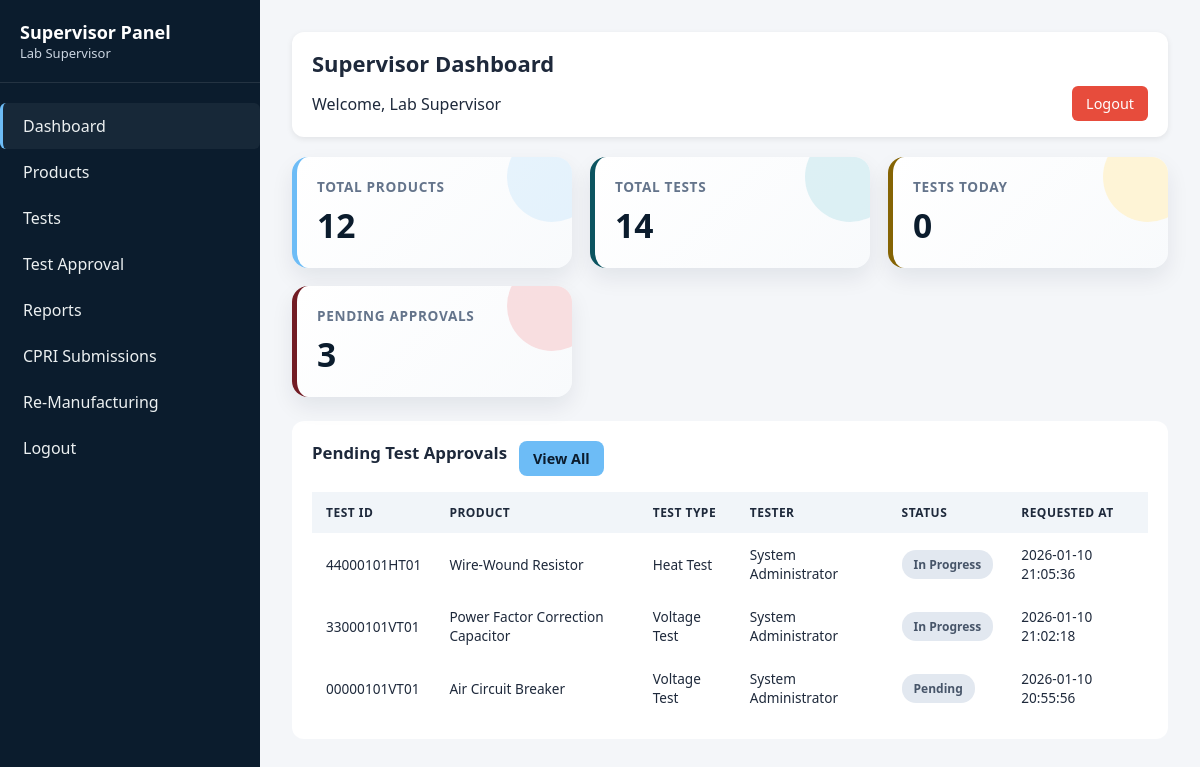
The page /backend/supervisor/index.php (signed in) on the database its author committed.
### tables this page shows
CREATE TABLE `tests` (
  `test_id` varchar(12) NOT NULL,
  `product_id` varchar(10) NOT NULL,
  `test_type_id` int(11) NOT NULL,
  `product_code` varchar(6) NOT NULL,
  `revision_number` varchar(2) NOT NULL,
  `testing_code` varchar(2) NOT NULL,
  `roll_number` varchar(2) NOT NULL,
  `test_date` date NOT NULL,
  `test_time` time NOT NULL,
  `tester_id` int(11) NOT NULL,
  `test_status` enum('Pending','In Progress','Passed','Failed') DEFAULT 'Pending',
  `observed_results` text DEFAULT NULL,
  `test_criteria_met` tinyint(1) DEFAULT NULL,
  `test_remarks` text DEFAULT NULL,
  `failure_reason` text DEFAULT NULL,
  `retest_required` tinyint(1) DEFAULT 0,
  `retest_count` int(11) DEFAULT 0,
  `approved_by` int(11) DEFAULT NULL,
  `approval_date` timestamp NULL DEFAULT NULL,
  `created_at` timestamp NOT NULL DEFAULT current_timestamp(),
  `updated_at` timestamp NOT NULL DEFAULT current_timestamp() ON UPDATE current_timestamp()
);

CREATE TABLE `products` (
  `product_id` varchar(10) NOT NULL,
  `product_type_id` int(11) NOT NULL,
  `product_name` varchar(150) NOT NULL,
  `product_code` varchar(6) NOT NULL,
  `revision_number` varchar(2) NOT NULL,
  `manufacturing_number` varchar(2) NOT NULL,
  `batch_number` varchar(50) DEFAULT NULL,
  `manufacturing_date` date NOT NULL,
  `quantity` int(11) DEFAULT 1,
  `specifications` text DEFAULT NULL,
  `current_status` enum('In Testing','Passed','Failed','Re-Manufacturing','Sent to CPRI') DEFAULT 'In Testing',
  `cpri_submission_date` date DEFAULT NULL,
  `remarks` text DEFAULT NULL,
  `created_by` int(11) NOT NULL,
  `created_at` timestamp NOT NULL DEFAULT current_timestamp(),
  `updated_at` timestamp NOT NULL DEFAULT current_timestamp() ON UPDATE current_timestamp()
);

CREATE TABLE `test_types` (
  `test_type_id` int(11) NOT NULL,
  `test_type_code` varchar(6) NOT NULL,
  `test_type_name` varchar(100) NOT NULL,
  `test_description` text DEFAULT NULL,
  `test_criteria` text DEFAULT NULL,
  `test_parameters` text DEFAULT NULL,
  `department` varchar(50) DEFAULT NULL,
  `is_active` tinyint(1) DEFAULT 1,
  `created_at` timestamp NOT NULL DEFAULT current_timestamp()
);

CREATE TABLE `users` (
  `user_id` int(11) NOT NULL,
  `username` varchar(50) NOT NULL,
  `password` varchar(255) NOT NULL,
  `full_name` varchar(100) NOT NULL,
  `email` varchar(100) NOT NULL,
  `phone` varchar(15) DEFAULT NULL,
  `user_type` enum('Admin','Tester','Supervisor') NOT NULL,
  `is_active` tinyint(1) DEFAULT 1,
  `created_at` timestamp NOT NULL DEFAULT current_timestamp(),
  `last_login` timestamp NULL DEFAULT NULL
);

### backend/supervisor/index.php (the view, shortened to what this page needs)
<?php
require_once "../config/database.php";
$user_name = isset($_SESSION['full_name']) ? $_SESSION['full_name'] : 'Supervisor';
function safe_count($conn, $sql) {
    $res = $conn->query($sql);
    return $res ? (int)$res->fetch_assoc()['count'] : 0;
}
$total_products = safe_count($conn, "SELECT COUNT(*) as count FROM products");
$total_tests = safe_count($conn, "SELECT COUNT(*) as count FROM tests");
$tests_today = safe_count($conn, "SELECT COUNT(*) as count FROM tests WHERE DATE(test_date) = CURDATE()");
$pending_approvals = safe_count($conn, "SELECT COUNT(*) as count FROM tests WHERE test_status NOT IN ('Passed','Failed')");
$pending_query = "SELECT t.test_id, p.product_name, tt.test_type_name, t.test_status, u.full_name AS tester, t.created_at
                  FROM tests t
                  JOIN products p ON t.product_id = p.product_id
                  JOIN test_types tt ON t.test_type_id = tt.test_type_id
                  LEFT JOIN users u ON t.tester_id = u.user_id
                  WHERE t.test_status NOT IN ('Passed','Failed')
                  ORDER BY t.created_at DESC
                  LIMIT 10";
$pending_res = $conn->query($pending_query);
$pending_tests = $pending_res ? $pending_res->fetch_all(MYSQLI_ASSOC) : [];
?>
<!DOCTYPE html>
<html lang="en">
<head>
</head>
<body>
    <div class="dashboard-container">
        <aside class="sidebar">
            <div class="sidebar-header">
                <h2>Supervisor Panel</h2>
                <p><?php echo htmlspecialchars($user_name); ?></p>
            </div>
            <ul class="sidebar-menu">
                <li><a href="index.php" class="active">Dashboard</a></li>
                <li><a href="modules/products/list.php">Products</a></li>
                <li><a href="modules/products/tests.php">Tests</a></li>
                <li><a href="modules/products/test_approval.php">Test Approval</a></li>
                <li><a href="modules/reports/index.php">Reports</a></li>
                <li><a href="modules/cpri/list.php">CPRI Submissions</a></li>
                <li><a href="modules/remanufacturing/list.php">Re-Manufacturing</a></li>
                <li><a href="../logout.php">Logout</a></li>
            </ul>
        </aside>
        <main class="main-content">
            <div class="top-bar">
                <h1>Supervisor Dashboard</h1>
                <div class="user-info">
                    <span>Welcome, <?php echo htmlspecialchars($user_name); ?></span>
                    <a href="../logout.php" class="logout-btn">Logout</a>
                </div>
            </div>
            <div class="stats-grid">
                <div class="stat-card">
                    <h3>Total Products</h3>
                    <div class="stat-value"><?php echo $total_products; ?></div>
                </div>
                <div class="stat-card info">
                    <h3>Total Tests</h3>
                    <div class="stat-value"><?php echo $total_tests; ?></div>
                </div>
                <div class="stat-card warning">
                    <h3>Tests Today</h3>
                    <div class="stat-value"><?php echo $tests_today; ?></div>
                </div>
                <div class="stat-card danger">
                    <h3>Pending Approvals</h3>
                    <div class="stat-value"><?php echo $pending_approvals; ?></div>
                </div>
            </div>
            <div class="content-section">
                <div class="section-header">
                    <h2>Pending Test Approvals</h2>
                    <a href="modules/products/test_approval.php" class="btn btn-primary">View All</a>
                </div>
                <div class="table-responsive">
                    <?php if (count($pending_tests) === 0): ?>
                        <div class="empty-state">No pending approvals</div>
                    <?php else: ?>
                        <table>
                            <thead>
                                <tr>
                                    <th>Test ID</th>
                                    <th>Product</th>
                                    <th>Test Type</th>
                                    <th>Tester</th>
                                    <th>Status</th>
                                    <th>Requested At</th>
                                </tr>
                            </thead>
                            <tbody>
                                <?php foreach ($pending_tests as $t): ?>
                                    <tr>
                                        <td><?php echo htmlspecialchars($t['test_id']); ?></td>
                                        <td><?php echo htmlspecialchars($t['product_name']); ?></td>
                                        <td><?php echo htmlspecialchars($t['test_type_name']); ?></td>
                                        <td><?php echo htmlspecialchars($t['tester']); ?></td>
                                        <td><span class="badge badge-pending"><?php echo htmlspecialchars($t['test_status']); ?></span></td>
                                        <td><?php echo htmlspecialchars($t['created_at']); ?></td>
                                    </tr>
                                <?php endforeach; ?>
                            </tbody>
                        </table>
                    <?php endif; ?>
                </div>
            </div>
        </main>
    </div>
</body>
</html>

### rows shown on the page
tests: test_id "44000101HT01", product.product_name "Wire-Wound Resistor", test_type.test_type_name "Heat Test", tester.full_name "System Administrator", test_status "In Progress", created_at "2026-01-10 21:05:36"
tests: test_id "33000101VT01", product.product_name "Power Factor Correction Capacitor", test_type.test_type_name "Voltage Test", tester.full_name "System Administrator", test_status "In Progress", created_at "2026-01-10 21:02:18"
tests: test_id "00000101VT01", product.product_name "Air Circuit Breaker", test_type.test_type_name "Voltage Test", tester.full_name "System Administrator", test_status "Pending", created_at "2026-01-10 20:55:56"

### other values the page prints
$user_name "Lab Supervisor"
$total_products "12"
$total_tests "14"
$tests_today "0"
$pending_approvals "3"
